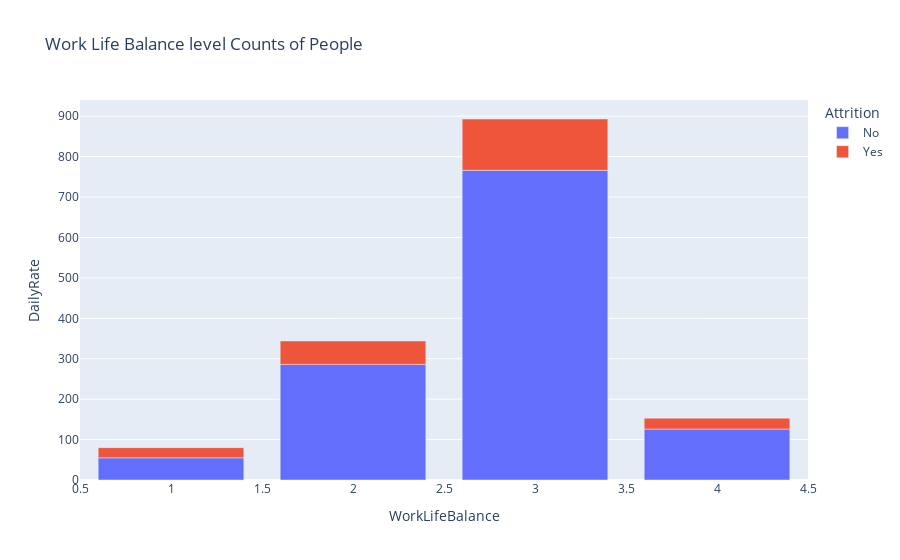

Notebook code for this chart:
### Markdown cell above
# How does Work Life Balance impact the overall attrition rates?

### Code cell
wlb_attrition=data.groupby(['WorkLifeBalance','Attrition']).count()['DailyRate'].reset_index()
px.bar(wlb_attrition,x='WorkLifeBalance',y='DailyRate',color='Attrition',title='Work Life Balance level Counts of People')

### Figure 1 — Plotly figure (JSON) as saved in the notebook; plotly's stock layout.template omitted (floating-point values rounded to 4 significant figures)
{"data": [{"alignmentgroup": "True", "hovertemplate": "Attrition=No<br>WorkLifeBalance=%{x}<br>DailyRate=%{y}<extra></extra>", "legendgroup": "No", "marker": {"color": "#636efa", "pattern": {"shape": ""}}, "name": "No", "offsetgroup": "No", "orientation": "v", "showlegend": true, "textposition": "auto", "type": "bar", "x": [1, 2, 3, 4], "xaxis": "x", "y": [55, 286, 766, 126], "yaxis": "y"}, {"alignmentgroup": "True", "hovertemplate": "Attrition=Yes<br>WorkLifeBalance=%{x}<br>DailyRate=%{y}<extra></extra>", "legendgroup": "Yes", "marker": {"color": "#EF553B", "pattern": {"shape": ""}}, "name": "Yes", "offsetgroup": "Yes", "orientation": "v", "showlegend": true, "textposition": "auto", "type": "bar", "x": [1, 2, 3, 4], "xaxis": "x", "y": [25, 58, 127, 27], "yaxis": "y"}], "layout": {"barmode": "relative", "legend": {"title": {"text": "Attrition"}, "tracegroupgap": 0}, "title": {"text": "Work Life Balance level Counts of People"}, "xaxis": {"anchor": "y", "domain": [0, 1], "title": {"text": "WorkLifeBalance"}}, "yaxis": {"anchor": "x", "domain": [0, 1], "title": {"text": "DailyRate"}}}}
